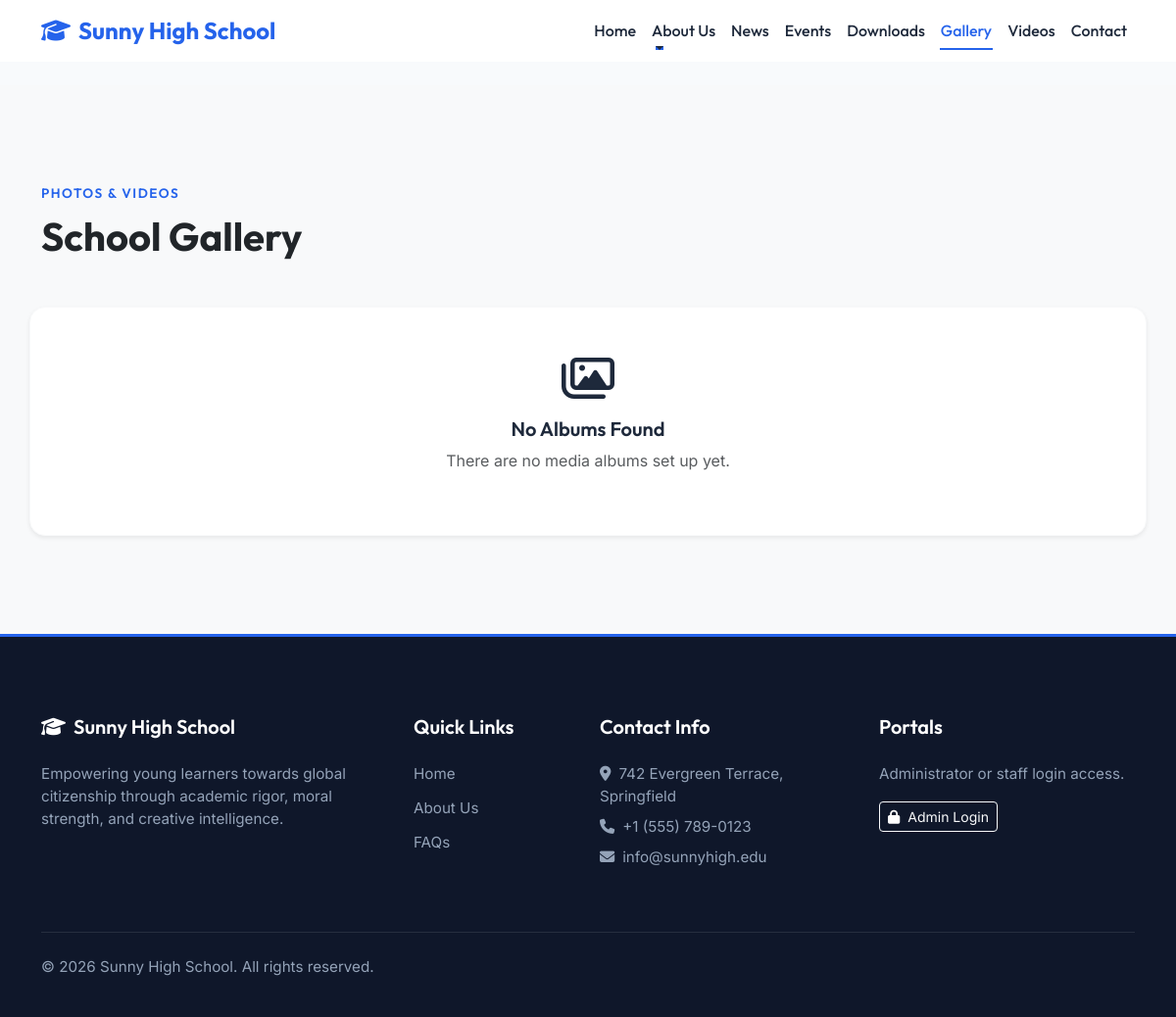
The page /gallery on the database its author committed.
### app/models/site.py (models this page shows, shortened)
class Setting(db.Model):
    id = db.Column(db.Integer, primary_key=True)
    key = db.Column(db.String(100), unique=True, nullable=False, index=True)
    value = db.Column(db.Text)

### app/main/routes.py (the view)
@main.route('/gallery')
def gallery():
    from app.models.cms import Album
    albums = Album.query.order_by(Album.created_at.desc()).all()
    return render_template('main/gallery.html', albums=albums)

### app/templates/main/gallery.html (shortened to what this page needs)
{% extends "base.html" %}
{% block content %}
<section class="section-padding bg-light">
    <div class="container">
        <div class="section-title-wrapper mb-5">
            <span class="section-tag">Photos & Videos</span>
            <h1 class="display-font fw-bold m-0 text-dark">School Gallery</h1>
        </div>
        <div class="row g-4">
            {% for album in albums %}
                <div class="col-lg-4 col-md-6">
                    <div class="news-card h-100 d-flex flex-column justify-content-between">
                        <div>
                            {% if album.cover_image %}
                                <img src="/static/uploads/{{ album.cover_image }}" class="card-img-top post-card-img" alt="{{ album.title }}">
                            {% else %}
                                <img src="https://images.unsplash.com/photo-1546410531-bb4caa6b424d?q=80&w=600&auto=format&fit=crop" class="card-img-top post-card-img" alt="Gallery placeholder">
                            {% endif %}
                            <div class="p-4">
                                <h5 class="fw-bold mb-2"><a href="{{ url_for('main.gallery_album', album_id=album.id) }}" class="text-decoration-none text-dark">{{ album.title }}</a></h5>
                                <p class="text-muted text-sm">{{ album.description or 'Visual tour collection.' }}</p>
                            </div>
                        </div>
                        <div class="px-4 pb-4">
                            <a href="{{ url_for('main.gallery_album', album_id=album.id) }}" class="btn custom-btn btn-secondary-custom w-100 d-flex align-items-center justify-content-center gap-2">
                                <span>Browse Album ({{ album.media | length }} photos)</span>
                                <i class="fa-solid fa-arrow-right"></i>
                            </a>
                        </div>
                    </div>
                </div>
            {% else %}
                <div class="col-12 text-center py-5 bg-white rounded-4 shadow-sm border border-light">
                    <i class="fa-regular fa-images fa-3x mb-3"></i>
                    <h5>No Albums Found</h5>
                    <p class="text-muted">There are no media albums set up yet.</p>
                </div>
            {% endfor %}
        </div>
    </div>
</section>
{% endblock %}

### app/templates/includes/header.html (shortened to what this page needs)
<nav class="navbar navbar-expand-lg navbar-custom sticky-top">
    <div class="container">
        <a class="navbar-brand d-flex align-items-center gap-2" href="{{ url_for('main.index') }}">
            <i class="fa-solid fa-graduation-cap"></i>
            <span>{{ get_setting('school_name', 'Sunny High School') }}</span>
        </a>
        <div class="collapse navbar-collapse" id="navbarContent">
            <ul class="navbar-nav ms-auto mb-2 mb-lg-0 align-items-center">
                <li class="nav-item">
                    <a class="nav-link {% if request.path == '/' %}active{% endif %}" href="{{ url_for('main.index') }}">Home</a>
                </li>
                <li class="nav-item dropdown">
                    <a class="nav-link dropdown-toggle" href="#" role="button" data-bs-toggle="dropdown" aria-expanded="false">
                        About Us
                    </a>
                </li>
                <li class="nav-item">
                    <a class="nav-link {% if 'news' in request.path %}active{% endif %}" href="{{ url_for('main.news') }}">News</a>
                </li>
                <li class="nav-item">
                    <a class="nav-link {% if 'events' in request.path %}active{% endif %}" href="{{ url_for('main.events') }}">Events</a>
                </li>
                <li class="nav-item">
                    <a class="nav-link {% if 'downloads' in request.path %}active{% endif %}" href="{{ url_for('main.downloads') }}">Downloads</a>
                </li>
                <li class="nav-item">
                    <a class="nav-link {% if 'gallery' in request.path %}active{% endif %}" href="{{ url_for('main.gallery') }}">Gallery</a>
                </li>
                <li class="nav-item">
                    <a class="nav-link {% if 'videos' in request.path %}active{% endif %}" href="{{ url_for('main.videos') }}">Videos</a>
                </li>
                <li class="nav-item">
                    <a class="nav-link {% if 'contact' in request.path %}active{% endif %}" href="{{ url_for('main.contact') }}">Contact</a>
                </li>
            </ul>
        </div>
    </div>
</nav>

### app/templates/includes/footer.html (shortened to what this page needs)
<footer class="footer-custom">
    <div class="container">
        <div class="row g-4 mb-5">
            <div class="col-lg-4 col-md-6">
                <h5 class="d-flex align-items-center gap-2 text-white">
                    <i class="fa-solid fa-graduation-cap text-white"></i>
                    <span>{{ get_setting('school_name', 'Sunny High School') }}</span>
                </h5>
                <p class="mt-3 text-light">
                    Empowering young learners towards global citizenship through academic rigor, moral strength, and creative intelligence.
                </p>
            </div>
            <div class="col-lg-2 col-md-6">
                <h5>Quick Links</h5>
                <ul class="footer-links">
                    <li><a href="{{ url_for('main.index') }}">Home</a></li>
                    <li><a href="{{ url_for('main.page', slug='about') }}">About Us</a></li>
                    <li><a href="{{ url_for('main.page', slug='faq') }}">FAQs</a></li>
                </ul>
            </div>
            <div class="col-lg-3 col-md-6">
                <h5>Contact Info</h5>
                <ul class="list-unstyled text-light">
                    <li class="mb-2"><i class="fa-solid fa-location-dot me-2 text-primary-custom"></i>{{ get_setting('contact_address', '742 Evergreen Terrace') }}</li>
                    <li class="mb-2"><i class="fa-solid fa-phone me-2 text-primary-custom"></i>{{ get_setting('contact_phone', '+1 (555) 789-0123') }}</li>
                    <li class="mb-2"><i class="fa-solid fa-envelope me-2 text-primary-custom"></i>{{ get_setting('contact_email', 'info@sunnyhigh.edu') }}</li>
                </ul>
            </div>
            <div class="col-lg-3 col-md-6">
                <h5>Portals</h5>
                <p class="text-light">Administrator or staff login access.</p>
                <a href="{{ url_for('auth.login') }}" class="btn btn-sm btn-outline-light d-inline-flex align-items-center gap-2">
                    <i class="fa-solid fa-lock text-white"></i>
                    <span>Admin Login</span>
                </a>
            </div>
        </div>
        <hr class="border-secondary opacity-25">
        <div class="row align-items-center mt-4">
            <div class="col-md-6 text-center text-md-start">
                <p class="m-0 text-light">{{ get_setting('footer_text', '© 2026 Sunny High School') }}</p>
            </div>
        </div>
    </div>
</footer>

### app/static/css/style.css (style rules this page uses)
:root { --primary-color: #2563eb; --secondary-color: #f59e0b; --dark-bg: #0b0f19; --card-bg: #ffffff; --card-border: rgba(226, 232, 240, 0.8); --text-primary: #1e293b; --text-secondary: #64748b; --light-gray: #f8fafc; --transition-smooth: all 0.45s cubic-bezier(0.4, 0, 0.2, 1); --transition-fast: all 0.2s ease; --glass-bg: rgba(255, 255, 255, 0.75); --glass-border: rgba(255, 255, 255, 0.25); --font-outfit: 'Outfit', sans-serif; --font-inter: 'Inter', sans-serif; }
body { font-family: var(--font-inter); color: var(--text-primary); background-color: var(--light-gray); overflow-x: hidden; }
a, button, input, select, textarea { transition: var(--transition-fast); }
h1, h2, h3, h4, h5, h6, .display-font { font-family: var(--font-outfit); font-weight: 600; }
.navbar-custom { background: rgba(255, 255, 255, 0.95); backdrop-filter: blur(16px); -webkit-backdrop-filter: blur(16px); border-bottom: 1px solid rgba(255, 255, 255, 0.25); transition: var(--transition-smooth); z-index: 1000; }
.navbar-brand { font-family: var(--font-outfit); font-weight: 700; font-size: 1.5rem; color: var(--primary-color) !important; }
.nav-link { font-family: var(--font-outfit); font-weight: 500; color: var(--text-primary) !important; transition: var(--transition-smooth); position: relative; padding: 0.5rem 1rem; }
.nav-link:hover, .nav-link.active { color: var(--primary-color) !important; }
.nav-link::after { content: ''; position: absolute; bottom: 0; left: 10%; width: 0; height: 2px; background-color: var(--text-secondary); transition: var(--transition-smooth); }
.nav-link:hover::after, .nav-link.active::after { width: 80%; }
.section-padding { padding: 100px 0; transition: var(--transition-smooth); }
.section-title-wrapper { margin-bottom: 60px; }
html { scroll-behavior: smooth; }
.reveal-item { opacity: 0; transform: translateY(30px); transition: opacity 0.75s ease, transform 0.75s ease; will-change: opacity, transform; }
.reveal-item.revealed { opacity: 1; transform: translateY(0); }
.section-tag { font-family: var(--font-outfit); font-weight: 600; text-transform: uppercase; letter-spacing: 1.5px; font-size: 0.85rem; color: var(--primary-color); margin-bottom: 10px; display: block; }
.footer-custom { background: var(--footer-bg, #0f172a); color: #94a3b8; padding-top: 80px; padding-bottom: 40px; font-size: 0.95rem; border-top: 3px solid var(--primary-color); }
.footer-custom h5 { color: #ffffff; font-family: var(--font-outfit); font-weight: 600; margin-bottom: 25px; }
.footer-custom .text-white { color: #ffffff !important; }
.footer-custom .text-light, .footer-custom .text-primary-custom, .footer-custom .text-secondary-custom { color: #94a3b8 !important; }
.footer-links { list-style: none; padding: 0; margin: 0; }
.footer-links li { margin-bottom: 12px; }
.footer-links a { color: #94a3b8; text-decoration: none; transition: var(--transition-smooth); }

### rows shown on the page
Setting: value "Sunny High School"
Setting: value "742 Evergreen Terrace, Springfield"
Setting: value "+1 (555) 789-0123"
Setting: value "info@sunnyhigh.edu"
Setting: value "© 2026 Sunny High School. All rights reserved."
